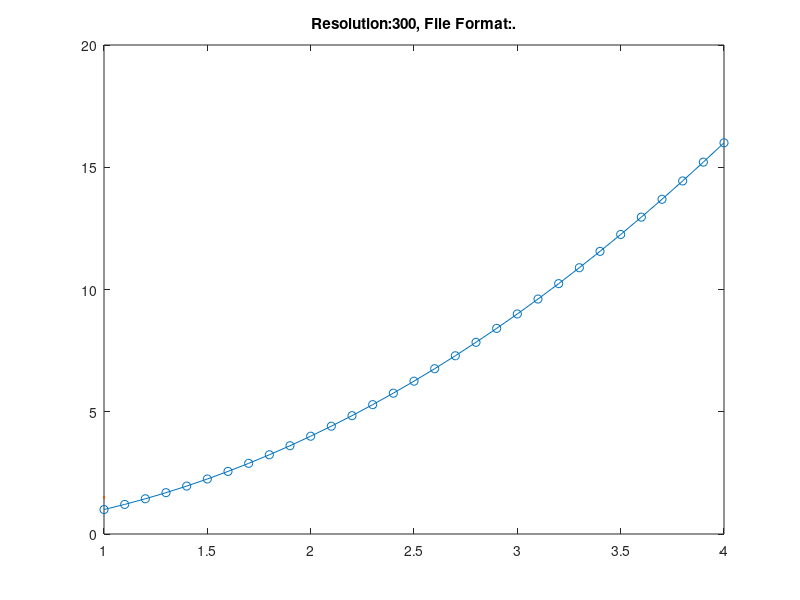
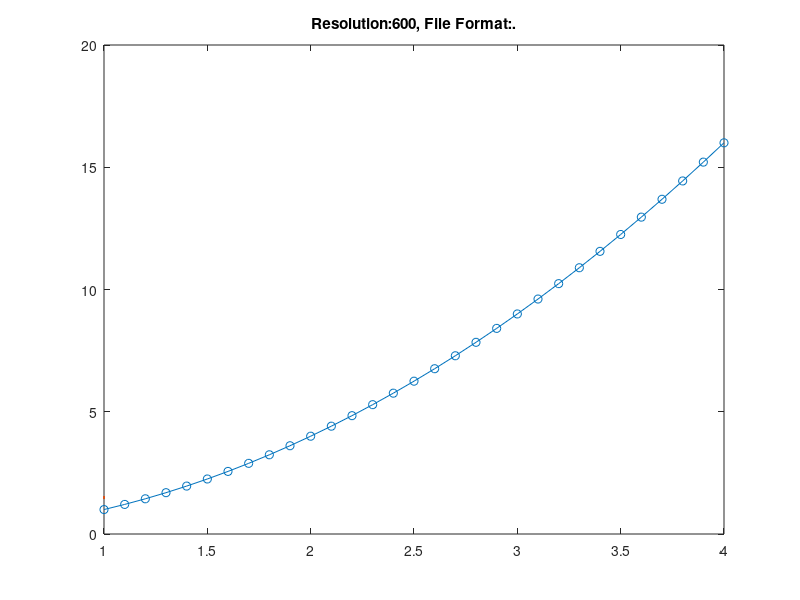
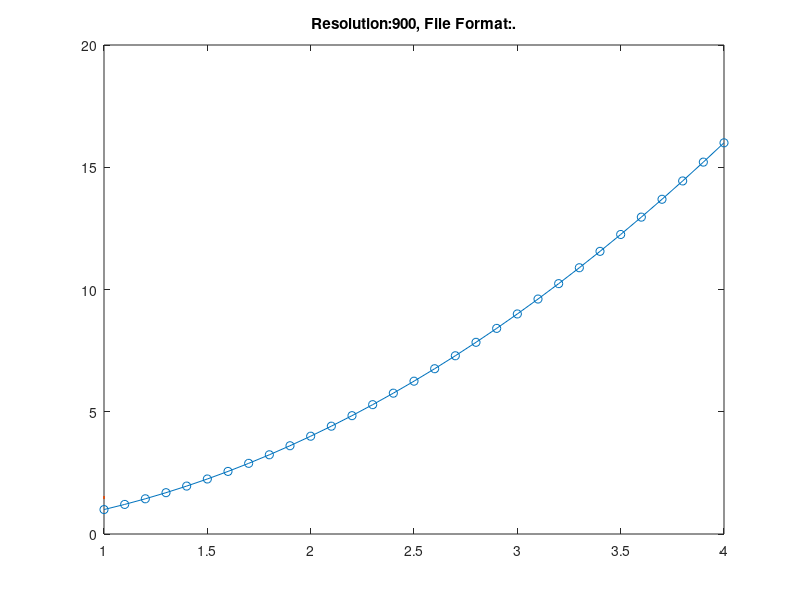
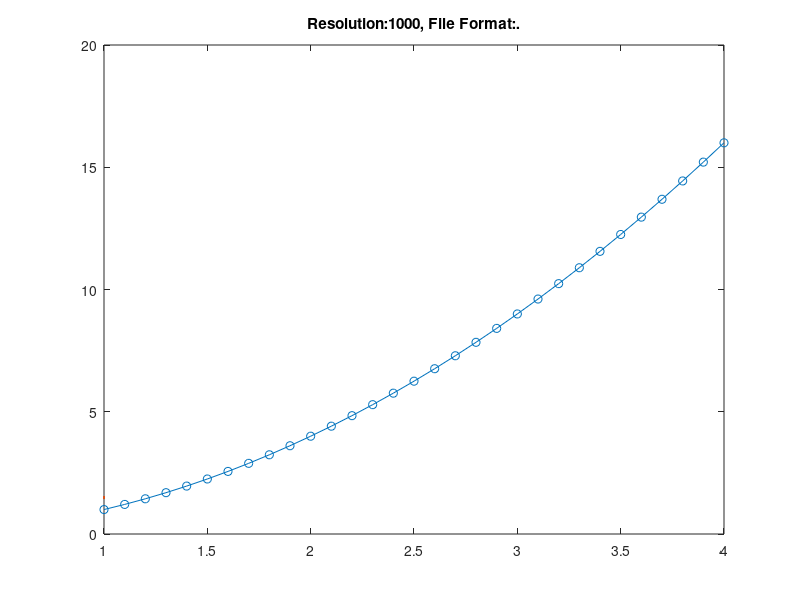

These charts were generated, in order, by the following MATLAB code:
clc, clear, close all

x = 1:0.1:4;
y = x.^2;

fileFormats = [".jpg", ".tif"];
resolutions = [300, 600, 900, 1000, 2400];
for i = 1:numel(fileFormats)
    for j = 1:numel(resolutions)
        figure
        plot(x, y, 'Marker', 'o', LineWidth=1.5)
        title(strcat("Resolution: ", num2str(resolutions(j)), ", File Format: ", fileFormats(i)))
        box on
        exportgraphics(gcf, strcat("pic", num2str(resolutions(j)), fileFormats(i)), 'Resolution', resolutions(j))
    end
end